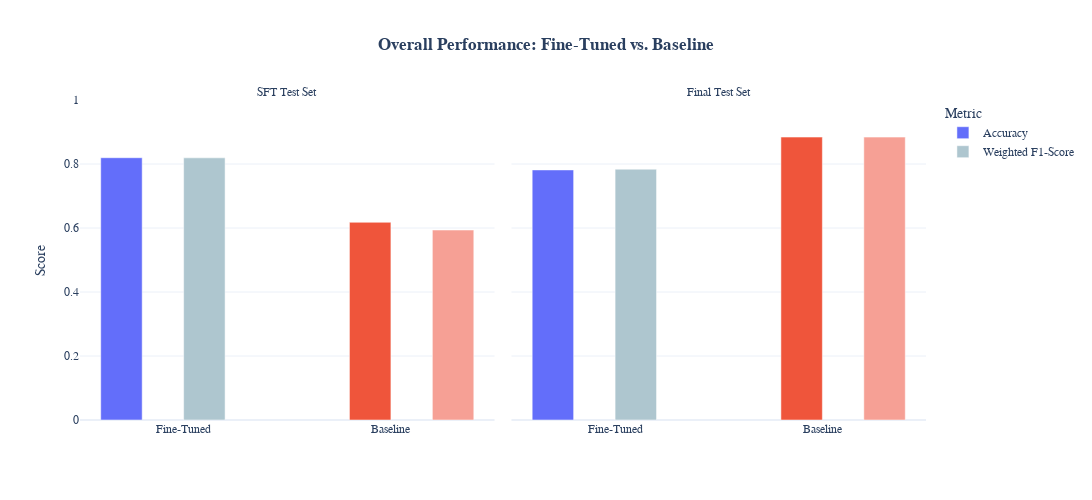

Here is the notebook cell this chart was saved with:
### Code cell
### Cell 3: Graph 1 - Key Performance Metrics (Accuracy & F1-Score)

def plot_main_metrics(df):
    metrics_data = []
    for test_set in ['SFT Test Set', 'Final Test Set']:
        for model in ['Fine-Tuned', 'Baseline']:
            subset = df[(df['test_set'] == test_set) & (df['model'] == model)]
            accuracy = accuracy_score(subset['true_error_type'], subset['pred_error_type'])
            f1 = f1_score(subset['true_error_type'], subset['pred_error_type'], average='weighted')
            metrics_data.append({'test_set': test_set, 'model': model, 'Accuracy': accuracy, 'Weighted F1-Score': f1})
    metrics_df = pd.DataFrame(metrics_data)

    melted_df = metrics_df.melt(
        id_vars=['test_set', 'model'],
        value_vars=['Accuracy', 'Weighted F1-Score'],
        var_name='Metric',
        value_name='Score'
    )
    
    melted_df['color_group'] = melted_df['model'] + ' - ' + melted_df['Metric']

    color_map = {
        'Fine-Tuned - Accuracy': '#636EFA',
        'Fine-Tuned - Weighted F1-Score': '#AEC6CF',
        'Baseline - Accuracy': '#EF553B',
        'Baseline - Weighted F1-Score': '#F6A095'
    }

    fig = px.bar(
        melted_df,
        x='model',
        y='Score',
        color='color_group',
        barmode='group',
        facet_col='test_set',
        title='<b>Overall Performance: Fine-Tuned vs. Baseline</b>',
        labels={'Score': 'Score', 'model': 'Model'},
        color_discrete_map=color_map,
        height=500,
        width=1100  # Fixed width for 2-panel plot
    )
    
    for trace in fig.data:
        original_name = trace.name
        metric_name = original_name.split(' - ')[-1]
        trace.name = metric_name
        if 'Baseline' in original_name:
            trace.showlegend = False

    fig.update_yaxes(range=[0, 1])
    fig.update_xaxes(title_text=None)
    fig.update_layout(legend_title_text='Metric', title_x=0.5)
    fig.for_each_annotation(lambda a: a.update(text=a.text.split("=")[-1]))
    fig.show()

plot_main_metrics(master_df)

### Figure 1 — Plotly figure (JSON) as saved in the notebook; plotly's stock layout.template omitted (floating-point values rounded to 4 significant figures)
{"data": [{"alignmentgroup": "True", "hovertemplate": "color_group=Fine-Tuned - Accuracy<br>test_set=SFT Test Set<br>Model=%{x}<br>Score=%{y}<extra></extra>", "legendgroup": "Fine-Tuned - Accuracy", "marker": {"color": "#636EFA", "pattern": {"shape": ""}}, "name": "Accuracy", "offsetgroup": "Fine-Tuned - Accuracy", "orientation": "v", "showlegend": true, "textposition": "auto", "type": "bar", "x": ["Fine-Tuned"], "xaxis": "x", "y": [0.8196], "yaxis": "y"}, {"alignmentgroup": "True", "hovertemplate": "color_group=Fine-Tuned - Accuracy<br>test_set=Final Test Set<br>Model=%{x}<br>Score=%{y}<extra></extra>", "legendgroup": "Fine-Tuned - Accuracy", "marker": {"color": "#636EFA", "pattern": {"shape": ""}}, "name": "Accuracy", "offsetgroup": "Fine-Tuned - Accuracy", "orientation": "v", "showlegend": false, "textposition": "auto", "type": "bar", "x": ["Fine-Tuned"], "xaxis": "x2", "y": [0.7815], "yaxis": "y2"}, {"alignmentgroup": "True", "hovertemplate": "color_group=Baseline - Accuracy<br>test_set=SFT Test Set<br>Model=%{x}<br>Score=%{y}<extra></extra>", "legendgroup": "Baseline - Accuracy", "marker": {"color": "#EF553B", "pattern": {"shape": ""}}, "name": "Accuracy", "offsetgroup": "Baseline - Accuracy", "orientation": "v", "showlegend": false, "textposition": "auto", "type": "bar", "x": ["Baseline"], "xaxis": "x", "y": [0.6178], "yaxis": "y"}, {"alignmentgroup": "True", "hovertemplate": "color_group=Baseline - Accuracy<br>test_set=Final Test Set<br>Model=%{x}<br>Score=%{y}<extra></extra>", "legendgroup": "Baseline - Accuracy", "marker": {"color": "#EF553B", "pattern": {"shape": ""}}, "name": "Accuracy", "offsetgroup": "Baseline - Accuracy", "orientation": "v", "showlegend": false, "textposition": "auto", "type": "bar", "x": ["Baseline"], "xaxis": "x2", "y": [0.8841], "yaxis": "y2"}, {"alignmentgroup": "True", "hovertemplate": "color_group=Fine-Tuned - Weighted F1-Score<br>test_set=SFT Test Set<br>Model=%{x}<br>Score=%{y}<extra></extra>", "legendgroup": "Fine-Tuned - Weighted F1-Score", "marker": {"color": "#AEC6CF", "pattern": {"shape": ""}}, "name": "Weighted F1-Score", "offsetgroup": "Fine-Tuned - Weighted F1-Score", "orientation": "v", "showlegend": true, "textposition": "auto", "type": "bar", "x": ["Fine-Tuned"], "xaxis": "x", "y": [0.8193], "yaxis": "y"}, {"alignmentgroup": "True", "hovertemplate": "color_group=Fine-Tuned - Weighted F1-Score<br>test_set=Final Test Set<br>Model=%{x}<br>Score=%{y}<extra></extra>", "legendgroup": "Fine-Tuned - Weighted F1-Score", "marker": {"color": "#AEC6CF", "pattern": {"shape": ""}}, "name": "Weighted F1-Score", "offsetgroup": "Fine-Tuned - Weighted F1-Score", "orientation": "v", "showlegend": false, "textposition": "auto", "type": "bar", "x": ["Fine-Tuned"], "xaxis": "x2", "y": [0.7838], "yaxis": "y2"}, {"alignmentgroup": "True", "hovertemplate": "color_group=Baseline - Weighted F1-Score<br>test_set=SFT Test Set<br>Model=%{x}<br>Score=%{y}<extra></extra>", "legendgroup": "Baseline - Weighted F1-Score", "marker": {"color": "#F6A095", "pattern": {"shape": ""}}, "name": "Weighted F1-Score", "offsetgroup": "Baseline - Weighted F1-Score", "orientation": "v", "showlegend": false, "textposition": "auto", "type": "bar", "x": ["Baseline"], "xaxis": "x", "y": [0.5936], "yaxis": "y"}, {"alignmentgroup": "True", "hovertemplate": "color_group=Baseline - Weighted F1-Score<br>test_set=Final Test Set<br>Model=%{x}<br>Score=%{y}<extra></extra>", "legendgroup": "Baseline - Weighted F1-Score", "marker": {"color": "#F6A095", "pattern": {"shape": ""}}, "name": "Weighted F1-Score", "offsetgroup": "Baseline - Weighted F1-Score", "orientation": "v", "showlegend": false, "textposition": "auto", "type": "bar", "x": ["Baseline"], "xaxis": "x2", "y": [0.884], "yaxis": "y2"}], "layout": {"annotations": [{"font": {}, "showarrow": false, "text": "SFT Test Set", "x": 0.245, "xanchor": "center", "xref": "paper", "y": 1, "yanchor": "bottom", "yref": "paper"}, {"font": {}, "showarrow": false, "text": "Final Test Set", "x": 0.755, "xanchor": "center", "xref": "paper", "y": 1, "yanchor": "bottom", "yref": "paper"}], "barmode": "group", "height": 500, "legend": {"title": {"text": "Metric"}, "tracegroupgap": 0}, "title": {"text": "<b>Overall Performance: Fine-Tuned vs. Baseline</b>", "x": 0.5}, "width": 1100, "xaxis": {"anchor": "y", "domain": [0, 0.49], "title": {}}, "xaxis2": {"anchor": "y2", "domain": [0.51, 1], "matches": "x", "title": {}}, "yaxis": {"anchor": "x", "domain": [0, 1], "range": [0, 1], "title": {"text": "Score"}}, "yaxis2": {"anchor": "x2", "domain": [0, 1], "matches": "y", "range": [0, 1], "showticklabels": false}}}
